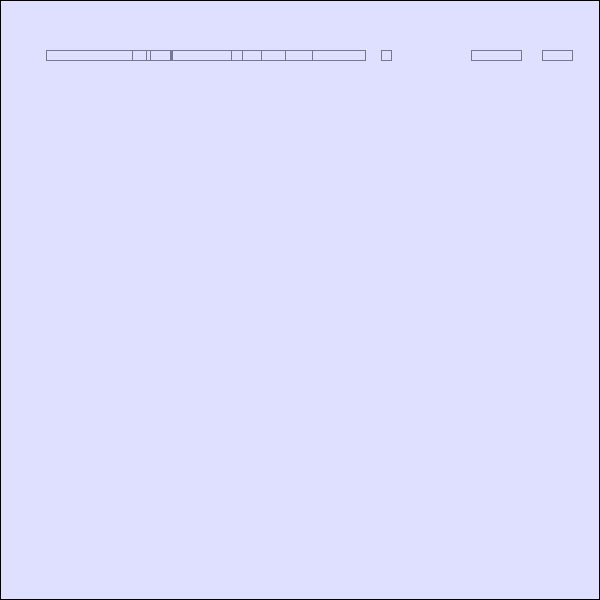
Frame 1 (no input)
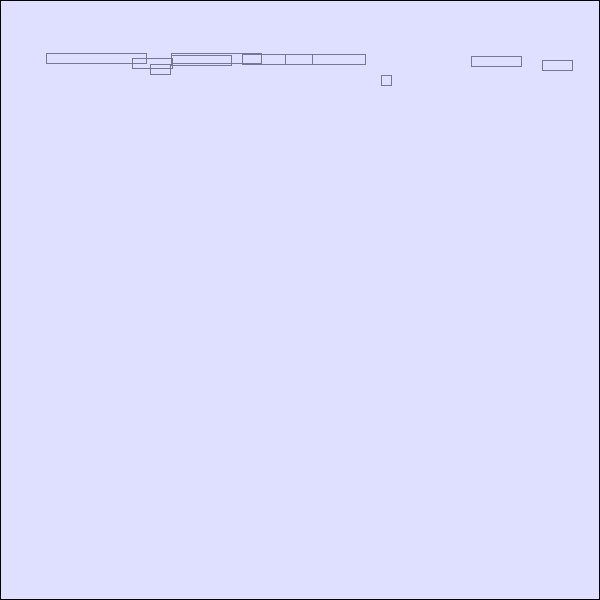
Frame 60 (the mouse pressed at the canvas centre just before this capture)
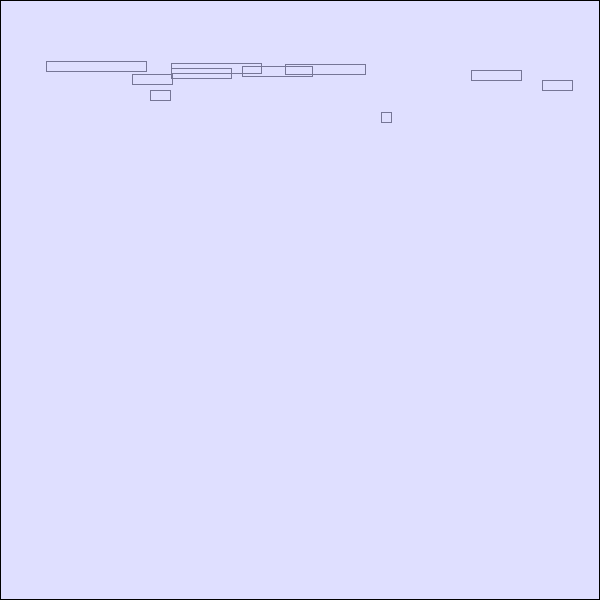
Frame 120 (the mouse held since frame 60 and released just before this capture)

The Processing sketch that drew these frames (run headless with seeded random() and noise(); from frame 60 on, the mouse is pressed at the canvas centre):

// Processing sketch: exercise2_6
// ── exercise2_6.pde
//Let's start separating classes into independent files.

ArrayList<Mover> moverList;
PVector gravity;
Liquid pocket;
int numberMover = 10;

void setup() {
  size(600, 600);
  frameRate(60);
  
  moverList = new ArrayList<Mover>();
  gravity = new PVector(0, .98);
  
  for(int index = 0; index < 10; index++) {
    Mover mover = new Mover(); //PVector size, PVector location, PVector velocity, PVector acceleration, color strokeColor, float maxAcceleration, float limitVelocity
    mover.size = new PVector((index * 10) + 10, 10);
    mover.location = new PVector(random(width - mover.size.x), 50);
    mover.velocity = new PVector(0, 0);
    mover.acceleration = new PVector(0, 0);
    mover.strokeColor = color(0);
    mover.maxAcceleration = .1;
    mover.limitVelocity = 5;
    
    mover.applyForce(gravity);
    
    moverList.add(mover);
  }
  
  pocket = new Liquid(); //PVector size, PVector frictionDirection, float frictionCoefficient, color strokeColor, color fillColor
  pocket.size = new PVector(width - 1, height - 1);
  pocket.position = new PVector(0, 0);
  pocket.frictionCoefficient = 1;
  pocket.strokeColor = color(0);
  pocket.fillColor = color(200, 200, 255, 150);
  
}

void draw() {
  background(255);
  
  for(int index = 0; index < moverList.size(); index++) {
    moverList.get(index).applyForce(gravity);
    if(pocket.moverIntersects(moverList.get(index))) {
      pocket.applyDrag(moverList.get(index));
    }
    println(moverList.get(index).acceleration.y);
    moverList.get(index).stepAll();
    moverList.get(index).checkBounds(0, 0, 600, 600);
    moverList.get(index).sketch();
  }
  pocket.sketch();
}
// ── Liquid.pde
class Liquid {
  PVector size,
  position;
  float frictionCoefficient;
  color strokeColor,
  fillColor;
  
  Liquid(PVector size, PVector position, float frictionCoefficient, color strokeColor, color fillColor) {
    this.size = size;
    this.position = position;
    this.frictionCoefficient = frictionCoefficient;
    this.strokeColor = strokeColor;
    this.fillColor = fillColor;
  }
  
  Liquid() {
    this.size = new PVector(0, 0);
    this.frictionCoefficient = 1;
    this.strokeColor = color(0, 0, 0, 1);
    this.fillColor = color(0, 0, 0, 1);
  }
  
  void sketch() {
    stroke(this.strokeColor);
    fill(this.fillColor);
    rect(this.position.x, this.position.y, this.size.x, this.size.y);
  }
  
  boolean pointIntersects(float px, float py, float x2, float y2, float x3, float y3) {
    return (x2 <= px
            && px <= x3
            && y2 <= py
            && py <= x3);
  }
  
  boolean pointIntersects(PVector point, PVector lower, PVector upper) {
    return this.pointIntersects(point.x, point.y, lower.x, lower.y, upper.x, upper.y);
  }
  
  boolean moverIntersects(Mover mover) {
    float lowerX = this.position.x,
    lowerY = this.position.y,
    upperX = lowerX + this.size.x,
    upperY = lowerY + this.size.y;
    
    return (this.pointIntersects(mover.location.x, mover.location.y, lowerX, lowerY, upperX, upperY)
            || this.pointIntersects(mover.location.x + mover.size.x, mover.location.y, lowerX, lowerY, upperX, upperY)
            || this.pointIntersects(mover.location.x, mover.location.y + mover.size.y, lowerX, lowerY, upperX, upperY)
            || this.pointIntersects(mover.location.x + mover.size.x, mover.location.y + mover.size.y, lowerX, lowerY, upperX, upperY));
  }
  
  float getFrontSideLength(Mover mover) { //assuming no rotation, and apply drag in direction of greatest speed (x/y)
    float x1 = mover.location.x,
    y1 = mover.location.y,
    x2 = x1 + mover.size.x,
    y2 = y1 + mover.size.y,
    // x1,y1  x2,y1
    // x1,y2  x2,y2
    side1 = new PVector(x2 - x1, 0).mag(),
    side2 = new PVector(0, y2 - y1).mag();
    
    if(Math.abs(mover.velocity.x) > Math.abs(mover.velocity.y))
      return side2;
    return side1;
    
    
  }
  
  void applyDrag(Mover mover) {
    PVector dragForce = mover.velocity.get();
    float speed = mover.velocity.get().mag();
    
    dragForce.normalize();
    dragForce.mult(-1 * this.frictionCoefficient * speed * speed * this.getFrontSideLength(mover));
    mover.applyForce(dragForce); //f = ma, so a = f / m (bigger mass, smaller accel.)
  }
}
// ── Mover.pde
class Mover {
  final float MASS_UNIT = 1; //unit for measurement
  PVector size,
  location,
  velocity,
  acceleration;
  //ArrayList<PVector> forces; @todo
  color strokeColor;
  float maxAcceleration,
  limitVelocity,
  mass,
  density;
  
  Mover(PVector size, PVector location, PVector velocity, PVector acceleration, color strokeColor, float maxAcceleration, float limitVelocity) {
    this.size = size;
    this.location = location;
    this.velocity = velocity;
    this.acceleration = acceleration;
    this.strokeColor = strokeColor;
    this.maxAcceleration = maxAcceleration;
    this.limitVelocity = limitVelocity;
    this.mass = this.MASS_UNIT * this.size.x * this.size.y; //for simplicity
  }
  
  Mover() {
    this.size = new PVector(0, 0);
    this.location = new PVector(0, 0);
    this.velocity = new PVector(0, 0);
    this.acceleration = new PVector(0, 0);
    this.strokeColor = color(0, 0, 0, 1);
    this.maxAcceleration = 0;
    this.limitVelocity = 0;
    this.mass = 0;
    this.density = 0; //todo
  }
  
  void setMass() {
    if(this.mass == 0)
      this.mass = (this.size == null ? 1 : (this.MASS_UNIT * this.size.x * this.size.y));
  }
  
  void applyForce(PVector force) {
    PVector forceCopy = force.get();
    
    this.setMass();
      
    forceCopy.div(this.mass); //f = ma, so a = f / m
    this.acceleration.add(forceCopy);
  }
  
  void limitVelocity() {
    if(Math.abs(this.velocity.x) > limitVelocity)
      this.velocity.x = (this.velocity.x / Math.abs(this.velocity.x)) * limitVelocity;
    if(Math.abs(this.velocity.y) > limitVelocity)
      this.velocity.y = (this.velocity.y / Math.abs(this.velocity.y)) * limitVelocity;
  }
  
  void limitAcceleration() {
    if(Math.abs(this.acceleration.x) > this.maxAcceleration)
      this.acceleration.x = (this.acceleration.x / Math.abs(this.acceleration.x)) * this.maxAcceleration;
    if(Math.abs(this.acceleration.y) > this.maxAcceleration)
      this.acceleration.y = (this.acceleration.y / Math.abs(this.acceleration.y)) * this.maxAcceleration;
  }
  
  void checkBounds(float x1, float y1, float x2, float y2) {    
    if(this.location.x < x1) {
      this.location.x = x1;
      this.velocity.x *= -1;
    }else if(this.location.x + this.size.x > x2) {
      this.location.x = x2 - this.size.x;
      this.velocity.x *= -1;
    }
    if(this.location.y < y1) {
      this.location.y = y1;
      this.velocity.y *= -1;
    }else if(this.location.y + this.size.y > y2) {
      this.location.y = y2 - this.size.y;
      this.velocity.y *= -1;
    }
  }
  
  void checkBounds(PVector lower, PVector upper) {
    this.checkBounds(lower.x, lower.y, upper.x, upper.y);
  }
  
  void stepVelocity() {
    this.velocity.add(this.acceleration);
  }
  
  void stepPosition() {
    this.location.add(this.velocity);
  }
  
  void stepAll() {
    this.stepVelocity();
    this.limitVelocity();
    this.limitAcceleration();
    this.stepPosition();
    this.acceleration.mult(0);
  }
  
  void sketch() {
    noFill();
    stroke(this.strokeColor);
    this.stepAll();
    rect(this.location.x, this.location.y, this.size.x, this.size.y);
  }
}
